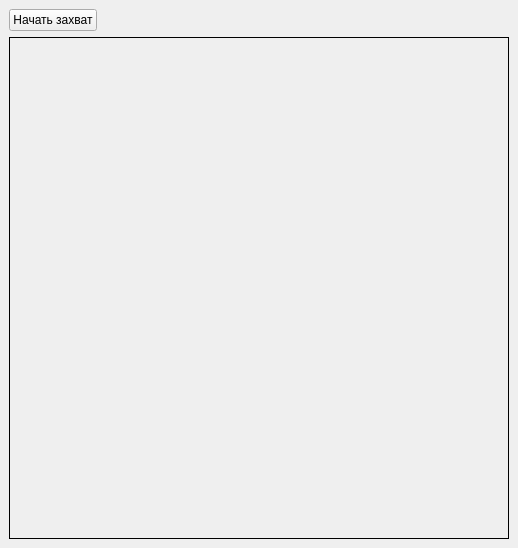
<?xml version="1.0" encoding="UTF-8"?>
<ui version="4.0">
 <class>MainWindow</class>
 <widget class="QMainWindow" name="MainWindow">
  <property name="geometry">
   <rect>
    <x>0</x>
    <y>0</y>
    <width>518</width>
    <height>548</height>
   </rect>
  </property>
  <property name="windowTitle">
   <string>MainWindow</string>
  </property>
  <widget class="QWidget" name="centralwidget">
   <layout class="QGridLayout" name="gridLayout">
    <item row="0" column="0">
     <widget class="QPushButton" name="startOpenCV_button">
      <property name="text">
       <string>Начать захват</string>
      </property>
     </widget>
    </item>
    <item row="0" column="1">
     <spacer name="horizontalSpacer">
      <property name="orientation">
       <enum>Qt::Horizontal</enum>
      </property>
      <property name="sizeHint" stdset="0">
       <size>
        <width>407</width>
        <height>20</height>
       </size>
      </property>
     </spacer>
    </item>
    <item row="1" column="0" colspan="2">
     <widget class="QLabel" name="opencvFrame">
      <property name="minimumSize">
       <size>
        <width>500</width>
        <height>500</height>
       </size>
      </property>
      <property name="frameShape">
       <enum>QFrame::Box</enum>
      </property>
      <property name="text">
       <string/>
      </property>
     </widget>
    </item>
   </layout>
  </widget>
 </widget>
 <resources/>
 <connections/>
</ui>
